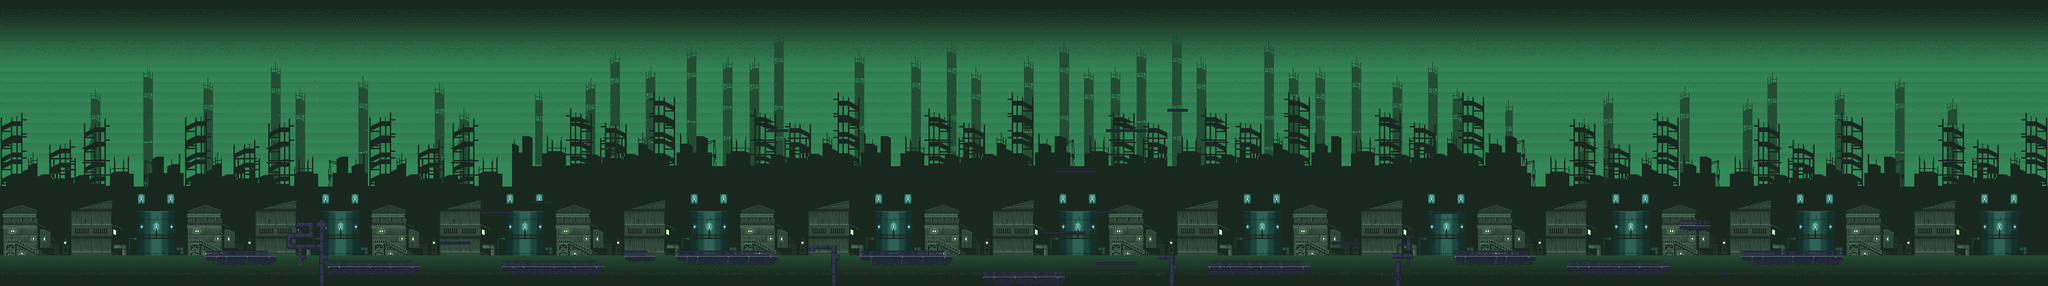

A 2D game scene composited from a Tiled map and its tileset images. What follows is a short description and the map's XML, with each tile layer's data collapsed to a summary:
An orthogonal 200x28 tile map with 15x15 px tiles, 5 tile layers (background4, background3, background2, background1, ...), 5 tilesets and 113 objects.

<map version="1.2" tiledversion="1.2.0" orientation="orthogonal" renderorder="right-down" width="200" height="28" tilewidth="15" tileheight="15" infinite="0" nextlayerid="69" nextobjectid="175">
 <tileset firstgid="1" name="Industrialv2" tilewidth="15" tileheight="15" tilecount="1156" columns="34">
  <image source="industrialv2.png" width="512" height="512" />
 </tileset>
 <tileset firstgid="1157" name="skill-desc_0000_foreground" tilewidth="15" tileheight="15" tilecount="108" columns="18">
  <image source="layers/skill-desc_0000_foreground.png" width="272" height="104" />
 </tileset>
 <tileset firstgid="1265" name="skill-desc_0001_buildings" tilewidth="15" tileheight="15" tilecount="180" columns="18">
  <image source="layers/skill-desc_0001_buildings.png" width="272" height="150" />
 </tileset>
 <tileset firstgid="1445" name="skill-desc_0002_far-buildings" tilewidth="15" tileheight="15" tilecount="126" columns="14">
  <image source="layers/skill-desc_0002_far-buildings.png" width="213" height="142" />
 </tileset>
 <tileset firstgid="1571" name="skill-desc_0003_bg" tilewidth="15" tileheight="15" tilecount="180" columns="18">
  <image source="layers/skill-desc_0003_bg.png" width="272" height="160" />
 </tileset>
 <layer id="59" name="background4" width="200" height="28">
  <data>[5600 cells, 5600 non-empty, 180 distinct tile ids]</data>
 </layer>
 <layer id="60" name="background3" width="200" height="28">
  <data>[5600 cells, 3241 non-empty, 128 distinct tile ids]</data>
 </layer>
 <layer id="61" name="background2" width="200" height="28">
  <data>[5600 cells, 4465 non-empty, 183 distinct tile ids]</data>
 </layer>
 <layer id="62" name="background1" width="200" height="28">
  <data>[5600 cells, 2631 non-empty, 148 distinct tile ids]</data>
 </layer>
 <layer id="63" name="background" width="200" height="28">
  <data>[5600 cells, 1263 non-empty, 50 distinct tile ids]</data>
 </layer>
 <objectgroup id="50" name="Ground">
  <object id="34" x="300.667" y="377" width="104.402" height="7.5" />
  <object id="36" x="420" y="343.182" width="17.25" height="21.2878" />
  <object id="37" x="435" y="328.182" width="23.0378" height="9.30306" />
  <object id="38" x="463.125" y="326.958" width="5.5" height="5.625" />
  <object id="39" x="468.875" y="322.958" width="6.5" height="4" />
  <object id="40" x="476.375" y="326.958" width="4.5" height="6.375" />
  <object id="41" x="480" y="391" width="135.5" height="9.5" />
  <object id="47" x="990" y="376" width="149.625" height="9.75" />
  <object id="48" x="1185" y="360" width="40.2917" height="8.91667" />
  <object id="50" x="1219.75" y="370.417" width="4.5" height="25.0833" />
  <object id="51" x="1262.25" y="377" width="132.75" height="9.875" />
  <object id="52" x="1442" y="406.947" width="117.458" height="9.64791" />
  <object id="54" x="1605.3" y="385.792" width="59.3333" height="3.375" />
  <object id="56" x="1696" y="375.5" width="23.3333" height="6.75" />
  <object id="57" x="1715.25" y="384.333" width="4.25" height="33.3333" />
  <object id="58" x="1770.75" y="392" width="149.106" height="10.2727" />
  <object id="59" x="1950.55" y="355.727" width="44.7803" height="3.52273" />
  <object id="62" x="2047.45" y="359.542" width="18.5833" height="18.75" />
  <object id="63" x="2040.42" y="372.833" width="13.5" height="6.125" />
  <object id="64" x="2058.7" y="345.833" width="10.875" height="2.375" />
  <object id="65" x="2062.08" y="349.792" width="3.91667" height="41.4583" />
  <object id="66" x="2132.67" y="377" width="115.667" height="7" />
  <object id="67" x="468.917" y="340.208" width="5.5" height="58.25" />
  <object id="68" x="645.625" y="355.873" width="44.1667" height="4.79572" />
  <object id="71" x="735" y="392" width="150" height="15" />
  <object id="72" x="915" y="375.909" width="45" height="9.54545" />
  <object id="78" x="2295" y="393" width="150" height="15" />
  <object id="79" x="2460" y="332" width="45" height="7.75" />
  <object id="80" x="2520.5" y="400.875" width="13.875" height="2.5" />
  <object id="81" x="2550" y="376" width="151" height="11.5227" />
  <object id="82" x="705.125" y="310.75" width="45.625" height="3.625" />
  <object id="83" x="780.125" y="295.375" width="30.25" height="3.875" />
  <object id="85" x="1530.36" y="340.545" width="58.9091" height="4" />
  <object id="86" x="1604.73" y="310.545" width="30.5455" height="3.81818" />
  <object id="87" x="1545.27" y="250.182" width="59.6364" height="4.18182" />
  <object id="88" x="1619.82" y="189.636" width="58.9091" height="5.27273" />
  <object id="89" x="1710.18" y="159.273" width="29.6364" height="4.36364" />
  <object id="96" x="2100" y="310.455" width="44.5455" height="4.18182" />
 </objectgroup>
 <objectgroup id="66" name="Enemy1">
  <object id="97" x="555" y="375.667" width="15" height="15" />
  <object id="98" x="660" y="341" width="15" height="15" />
  <object id="99" x="763.273" y="379.636" width="12.3636" height="12.3636" />
  <object id="101" x="852.182" y="373.818" width="18" height="18" />
  <object id="102" x="1015.64" y="362.364" width="13.0909" height="13.0909" />
  <object id="103" x="1204.91" y="344.727" width="14.1818" height="14.1818" />
  <object id="104" x="1353.45" y="360.364" width="15.0909" height="15.0909" />
  <object id="105" x="1554.36" y="324.364" width="15.0909" height="15.0909" />
  <object id="106" x="1568.73" y="226.909" width="21.4545" height="21.4545" />
  <object id="107" x="1633.64" y="366.182" width="18.5455" height="18.5455" />
  <object id="108" x="1861.09" y="372.909" width="18.9091" height="18.9091" />
  <object id="109" x="1960.55" y="340.545" width="14.7273" height="14.7273" />
  <object id="110" x="2178.91" y="365.455" width="11.4545" height="11.4545" />
  <object id="111" x="2477.82" y="316.182" width="14.1818" height="14.1818" />
 </objectgroup>
 <objectgroup id="67" name="Enemy2">
  <object id="112" x="488.909" y="378" width="12.3636" height="12.3636" />
  <object id="113" x="808" y="375.273" width="16.1818" height="16.1818" />
  <object id="114" x="793.091" y="280.364" width="15.2727" height="15.2727" />
  <object id="115" x="932.364" y="361.636" width="13.2727" height="13.2727" />
  <object id="116" x="1066.73" y="360.182" width="16" height="16" />
  <object id="117" x="1110.36" y="363.273" width="12.5455" height="12.5455" />
  <object id="118" x="1288.55" y="361.636" width="15.4545" height="15.4545" />
  <object id="119" x="1503.45" y="390.182" width="15.8182" height="15.8182" />
  <object id="120" x="1465.45" y="391.091" width="14.3636" height="14.3636" />
  <object id="121" x="1646.73" y="171.818" width="17.0909" height="17.0909" />
  <object id="122" x="1810.36" y="374" width="17.4545" height="17.4545" />
  <object id="123" x="2118.36" y="296" width="14" height="14" />
  <object id="124" x="2211.64" y="364.364" width="12" height="12" />
  <object id="125" x="2145.64" y="364.727" width="11.6364" height="11.6364" />
  <object id="126" x="2346.36" y="374.364" width="17.8182" height="17.8182" />
  <object id="127" x="2393.45" y="380.182" width="12.7273" height="12.7273" />
 </objectgroup>
 <objectgroup id="68" name="Reverse">
  <object id="128" x="463.364" y="352.818" width="15" height="45" />
  <object id="129" x="615" y="360" width="15" height="45" />
  <object id="130" x="630.636" y="327.091" width="15" height="30" />
  <object id="131" x="690.909" y="327.455" width="15" height="30" />
  <object id="132" x="720" y="360" width="15" height="45" />
  <object id="133" x="765" y="270" width="15" height="30" />
  <object id="134" x="810" y="270" width="15" height="30" />
  </objectgroup>
 <objectgroup id="65" name="Grab">
  <!-- 8 objects omitted --></objectgroup>
 <objectgroup id="64" name="Edge" locked="1">
  <!-- 2 objects omitted --></objectgroup>
</map>
<!-- 38 of 113 objects omitted -->
